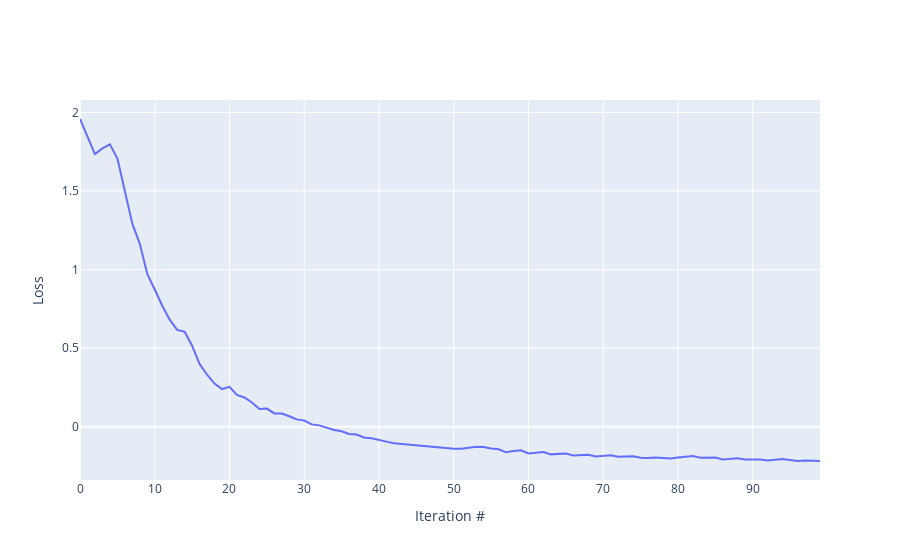

The notebook cell this image was saved under:
### Markdown cell above
### Training by example
Time to train the model. We first "train by example" by computing only the ML loss. This loss essentially maximizes the likelihood of our input configurations in the latent space Gaussian distribution. 

In contrast, the KL loss promotes sampling of low-energy states; it also includes an entropic contribution to penalize repeated sampling of the same stable state.

### Code cell
optimizer = torch.optim.Adam([p for p in model.parameters() if p.requires_grad==True], lr=lr1) 
training_set = training_set.astype('float32')
trainloader = data.DataLoader(dataset=training_set, batch_size=batch_size1)

losses = [] # for visualizing loss as a function of iteration number rather than epoch number
t = 0 # iteration count

while t < iter1:
    for batch in trainloader:  

        # Custom ML loss function
        loss = model.loss_ml(batch) 
        losses.append(loss.item()) # save values for plotting later 
    
        # Training
        optimizer.zero_grad() # Set grads to zero, else PyTorch will accumulate gradients on each backprop
        loss.backward(retain_graph=True)
        optimizer.step()
        
        t = t + 1 # iteration count
        if t % 25 == 0:
            print('iter %s:' % t, 'loss = %.3f' % loss)

# Visualize loss
fig = go.Figure() # plotly reference: https://plot.ly/python/line-charts/
fig.add_trace(go.Scatter(x=np.arange(len(losses)), y=losses,
                    mode='lines',
                    name='lines'))

fig.update_layout(yaxis_title='Loss',
                   xaxis_title='Iteration #')

### Figure 1 — Plotly figure (JSON) as saved in the notebook; plotly's stock layout.template omitted (floating-point values rounded to 4 significant figures)
{"data": [{"mode": "lines", "name": "lines", "type": "scatter", "x": [0, 1, 2, 3, 4, 5, 6, 7, 8, 9, 10, 11, 12, 13, 14, 15, 16, 17, 18, 19, 20, 21, 22, 23, 24, 25, 26, 27, 28, 29, 30, 31, 32, 33, 34, 35, 36, 37, 38, 39, 40, 41, 42, 43, 44, 45, 46, 47, 48, 49, 50, 51, 52, 53, 54, 55, 56, 57, 58, 59, 60, 61, 62, 63, 64, 65, 66, 67, 68, 69, 70, 71, 72, 73, 74, 75, 76, 77, 78, 79, 80, 81, 82, 83, 84, 85, 86, 87, 88, 89, 90, 91, 92, 93, 94, 95, 96, 97, 98, 99], "y": [1.958, 1.842, 1.734, 1.771, 1.797, 1.708, 1.508, 1.292, 1.163, 0.9719, 0.8727, 0.7695, 0.6807, 0.6159, 0.6044, 0.5156, 0.3986, 0.3307, 0.2741, 0.2392, 0.2535, 0.2016, 0.186, 0.1541, 0.1128, 0.1149, 0.08419, 0.08371, 0.06642, 0.04632, 0.03892, 0.01449, 0.008336, -0.007043, -0.02068, -0.02934, -0.04669, -0.05039, -0.06852, -0.07372, -0.0863, -0.09509, -0.1059, -0.1105, -0.1176, -0.1217, -0.122, -0.1306, -0.1335, -0.1372, -0.1405, -0.1408, -0.1357, -0.1279, -0.1295, -0.1395, -0.144, -0.1632, -0.1554, -0.1504, -0.1704, -0.1664, -0.1612, -0.1763, -0.172, -0.171, -0.184, -0.1792, -0.1784, -0.1902, -0.1858, -0.182, -0.191, -0.1904, -0.188, -0.1971, -0.1995, -0.1956, -0.1988, -0.2022, -0.1959, -0.1891, -0.1867, -0.1979, -0.1966, -0.1967, -0.2094, -0.2067, -0.2017, -0.2087, -0.2085, -0.2087, -0.2154, -0.2118, -0.2062, -0.2122, -0.218, -0.216, -0.2159, -0.2185]}], "layout": {"xaxis": {"title": {"text": "Iteration #"}}, "yaxis": {"title": {"text": "Loss"}}}}
